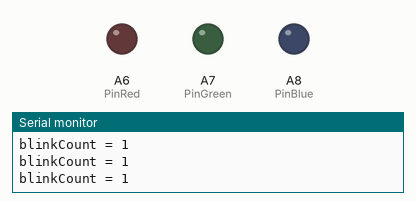
A sketch run on a simulated Teensy 4. On the bench: output pins drawn as LEDs (lit = HIGH), the last lines printed to the serial monitor.

Above: at 0.5 s.
At 1.5 s:
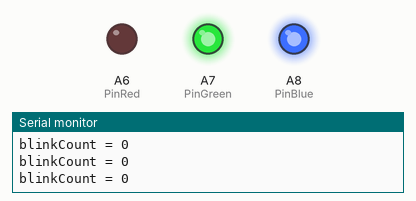
At 3.5 s:
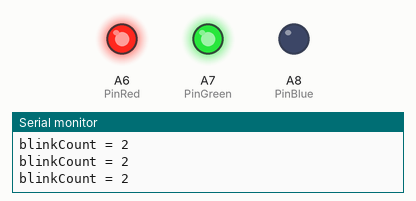
At 5.5 s:
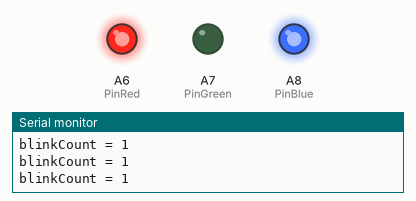
Timing chart, 0 to 6.9 s (numbered marks = the images above):
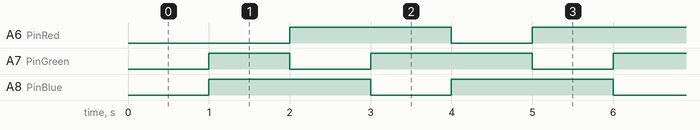

Measured:
- by itself, A6 (PinRed), A8 (PinBlue): alternates HIGH for 2.0 s and LOW for 1.0 s
- by itself, A7 (PinGreen): repeats every 3.0 s: LOW 1.0 s, HIGH 2.0 s
- by itself, everything shown: repeats every 3.0 s, in 3 steps

The sketch:

tricolorTimer.ino
```cpp
// Create an IntervalTimer object
IntervalTimer myTimer;

const int PinRed = 20;  // RED
const int PinGreen = 21;  // GREEN
const int PinBlue = 22;  // BLUE
void setup(void) {
  pinMode(PinRed, OUTPUT);
  pinMode(PinGreen, OUTPUT);
  pinMode(PinBlue, OUTPUT);
  Serial.begin(9600);
  myTimer.begin(blinkLED, 1000000);  // blinkLED to run every 1 seconds
}

// The interrupt will blink the LED, and keep
// track of how many times it has blinked.

int redState = HIGH;
int blueState = HIGH;
int greenState = HIGH;

volatile unsigned long blinkCount = 1; // use volatile for shared variables

// functions called by IntervalTimer should be short, run as quickly as
// possible, and should avoid calling other functions if possible.
void blinkLED(void) {
  if (redState == HIGH && greenState == HIGH && blueState == HIGH) {
    redState = LOW;
    blinkCount = 0;  // increase when LED turns on
  } else if(redState == LOW && greenState == HIGH && blueState == HIGH){
    redState = HIGH;
    greenState = LOW;
    blinkCount = 1;  // increase when LED turns on
  } else if(redState == HIGH && greenState == LOW && blueState == HIGH){
    greenState = HIGH;
    blueState = LOW;
    blinkCount = 2;  // increase when LED turns on
  } else if(redState == HIGH && greenState == HIGH && blueState == LOW){
    blueState = HIGH;
    redState = LOW;
    blinkCount = 3;
  }

  digitalWrite(PinRed, redState);
  digitalWrite(PinGreen, greenState);
  digitalWrite(PinBlue, blueState);
}


// The main program will print the blink count
// to the Arduino Serial Monitor
void loop(void) {
  unsigned long blinkCopy;  // holds a copy of the blinkCount

  // to read a variable which the interrupt code writes, we
  // must temporarily disable interrupts, to be sure it will
  // not change while we are reading.  To minimize the time
  // with interrupts off, just quickly make a copy, and then
  // use the copy while allowing the interrupt to keep working.
  noInterrupts();
  blinkCopy = blinkCount;
  interrupts();

  Serial.print("blinkCount = ");
  Serial.println(blinkCopy);
  delay(100);
}
```
